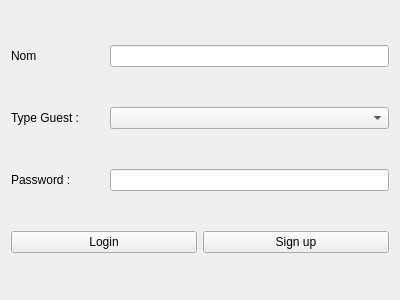
<?xml version="1.0" encoding="UTF-8"?>
<ui version="4.0">
 <class>Form</class>
 <widget class="QWidget" name="Form">
  <property name="geometry">
   <rect>
    <x>0</x>
    <y>0</y>
    <width>400</width>
    <height>300</height>
   </rect>
  </property>
  <property name="windowTitle">
   <string>Form</string>
  </property>
  <layout class="QVBoxLayout" name="verticalLayout">
   <item>
    <layout class="QHBoxLayout" name="horizontalLayout_2" stretch="10,30">
     <item>
      <widget class="QLabel" name="label_2">
       <property name="text">
        <string>Nom</string>
       </property>
      </widget>
     </item>
     <item>
      <widget class="QLineEdit" name="lineEdit"/>
     </item>
    </layout>
   </item>
   <item>
    <layout class="QHBoxLayout" name="horizontalLayout" stretch="10,30">
     <item>
      <widget class="QLabel" name="label">
       <property name="text">
        <string>Type Guest :</string>
       </property>
      </widget>
     </item>
     <item>
      <widget class="QComboBox" name="cb_user_role"/>
     </item>
    </layout>
   </item>
   <item>
    <layout class="QHBoxLayout" name="horizontalLayout_3" stretch="10,30">
     <item>
      <widget class="QLabel" name="label_3">
       <property name="text">
        <string>Password : </string>
       </property>
      </widget>
     </item>
     <item>
      <widget class="QLineEdit" name="lineEdit_2"/>
     </item>
    </layout>
   </item>
   <item>
    <layout class="QHBoxLayout" name="topBarLayout">
     <item>
      <widget class="QPushButton" name="btn_login">
       <property name="text">
        <string>Login</string>
       </property>
      </widget>
     </item>
     <item>
      <widget class="QPushButton" name="sign_up">
       <property name="text">
        <string>Sign up</string>
       </property>
      </widget>
     </item>
    </layout>
   </item>
  </layout>
 </widget>
 <resources/>
 <connections/>
</ui>
